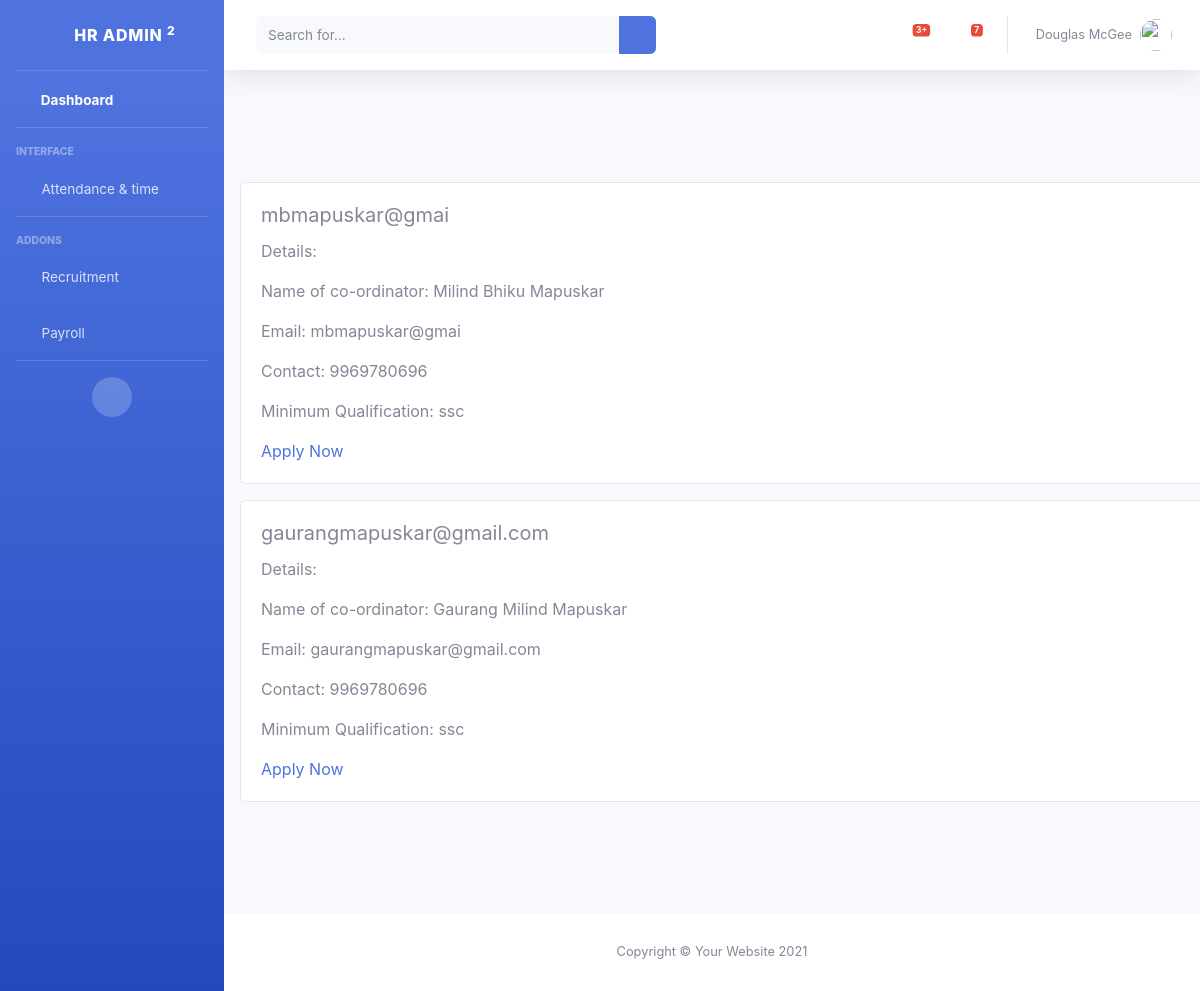
The page /user/jobvacany0 on the database its author committed.
### employee/models.py (models this page shows)
class Jobposting(models.Model):
    name=models.CharField(null=True,max_length=50)
    email=models.EmailField(null=True,max_length=254)
    contact=models.IntegerField(null=True)
    comments=models.TextField(null=True)
    time=models.TimeField(auto_now_add=False, null=True)
    date=models.DateField(auto_now_add=False, null=True)
    minqualification=models.CharField(null=True,max_length=50)
    vacany=models.CharField(null=True,max_length=50)
    schedule=models.BooleanField(default=False)

### user/views.py (the view)
# urls.py: path("jobvacany<int:id>",views.jobvacany,name='jobvacany'),
def jobvacany(request,id):
    emp = Employee.objects.get(EmpSSN=id)
    job = Jobposting.objects.all()
    return render (request,'jobvacany.html',{'job':job,'emp':emp})

### templates/jobvacany.html (shortened to what this page needs)
{% extends 'base(user).html' %}
{%block body%}
<div class="my-5 py-5">
{% for job in job %}
<div class="card my-3 mx-3" style="width:90rem;">
  <div class="card-body">
    <h5 class="card-title">{{job.vacany}}</h5>
    <p class="card-text">Details: {{job.comment}}</p>
    <p class="card-text">Name of co-ordinator: {{job.name}}</p>
    <p class="card-text">Email: {{job.email}}</p>
    <p class="card-text">Contact: {{job.contact}}</p>
    <p class="card-text">Minimum Qualification: {{job.minqualification}}</p>
    <a href="jobapplication" class="card-link">Apply Now</a>
  </div>
</div>
{% endfor %}
{%endblock body%}

### rows shown on the page
Jobposting: vacany "mbmapuskar@gmai", name "Milind Bhiku Mapuskar", email "mbmapuskar@gmai", contact "9969780696", minqualification "ssc"
Jobposting: vacany "gaurangmapuskar@gmail.com", name "Gaurang Milind Mapuskar", email "gaurangmapuskar@gmail.com", contact "9969780696", minqualification "ssc"
